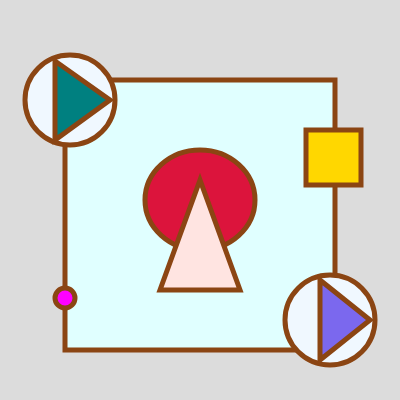
Frame 1 (no input)
Frame 60 (no input): identical to frame 1, image omitted
Frame 120 (the mouse pressed at the canvas centre since frame 60): identical to frame 1, image omitted

The p5.js sketch that drew this single still picture (run headless with seeded random() and noise() and a simulated clock; from frame 60 on, the mouse is pressed at the canvas centre):

// p5.js sketch
// ── sketch.js
//學號：3B052047
//姓名：黃宇航
//色彩的意象(新潮的，热情的，神秘的，纯真的，活潑的，典雅的)
function setup() {
  createCanvas(400, 400);
}

function draw() {
  background(220);
  stroke(139, 69, 19);
  strokeWeight(5);
  fill(224, 255, 255);
  rect(65, 80, 270, 270);
  fill(220, 20, 60);
  ellipse(200, 200, 110, 100);
  fill(255, 228, 225);
  triangle(200, 180, 160, 290, 240, 290);
  fill(240, 248, 255);
  circle(70, 100, 90);
  fill(240, 248, 255);
  circle(330, 320, 90);
  fill(0, 128, 128);
  triangle(55, 61, 55, 140, 110, 100);
  fill(123, 104, 238);
  triangle(320, 280, 370, 320, 320, 360);
  fill(255, 215, 0);
  rect(306, 130, 55, 55);
  fill(255, 0, 255);
  circle(65, 298, 20);
}
